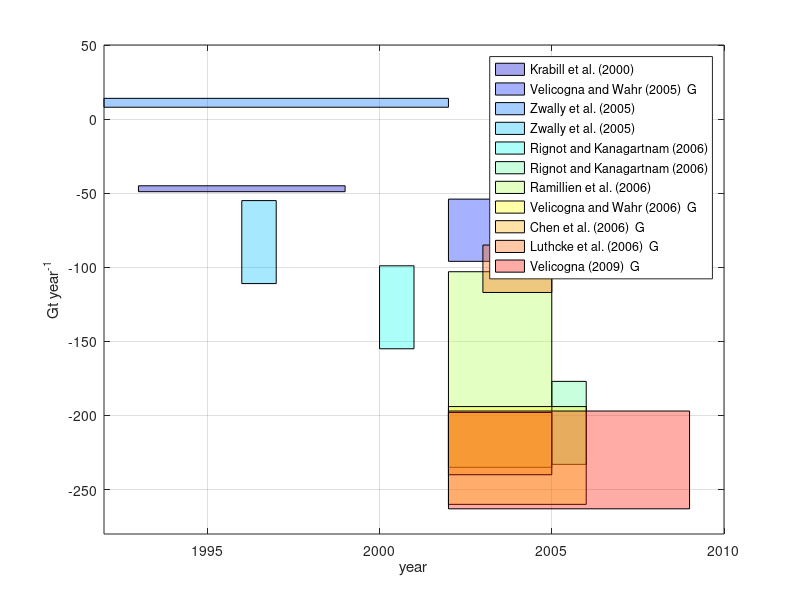

MATLAB code to generate this figure:
% GREENLANDBOXES  I could not find this famous figure, so I recreated it.
% The source of the first 10 data boxes is in
%    A. Shepherd and D. Wingham (2007), "Recent sea-level contributions of the
%    Antarctic and Greenland ice sheets," Science 315, 1529--1532
%    doi 10.1126/science.1136776
% The last box is
%    I. Velicogna (2009), "Increasing rates of ice mass loss from the Greenland
%    and Antarctic ice sheets revealed by GRACE," Geophys. Res. Let. 36, L19503,
%    doi:10.1029/2009GL040222


X = [{'Krabill et al. (2000)',           1993,1999, -47, 2}; 
     {'Velicogna and Wahr (2005)  G',    2002,2004, -75,21};
     {'Zwally et al. (2005)',            1992,2002,  11, 3};
     {'Zwally et al. (2005)',            1996,1997, -83,28};
     {'Rignot and Kanagartnam (2006)',   2000,2001,-127,28};
     {'Rignot and Kanagartnam (2006)',   2005,2006,-205,28};
     {'Ramillien et al. (2006)',         2002,2005,-169,66};
     {'Velicogna and Wahr (2006)  G',    2002,2006,-227,33};
     {'Chen et al. (2006)  G',           2002,2005,-219,21};
     {'Luthcke et al. (2006)  G',        2003,2005,-101,16};
     {'Velicogna (2009)  G',             2002,2009,-230,33}];

CC = jet;
N = size(X,1);  % = 11

for j=1:N
  boxx = [X{j,2} X{j,3} X{j,3} X{j,2} X{j,2}];
  b = X{j,4}-X{j,5};
  t = X{j,4}+X{j,5};
  boxy = [b b t t b];
  h = fill(boxx,boxy,'k');
  hold on
  set(h,'facecolor',CC(j*5,:))
  set(h,'facealpha',0.35)
end
grid on
axis([1992 2010 -280 50])
xlabel('year')
ylabel('Gt year^{-1}')
hold off
legend(X{:,1})

print -dpng -r130 foo.png


